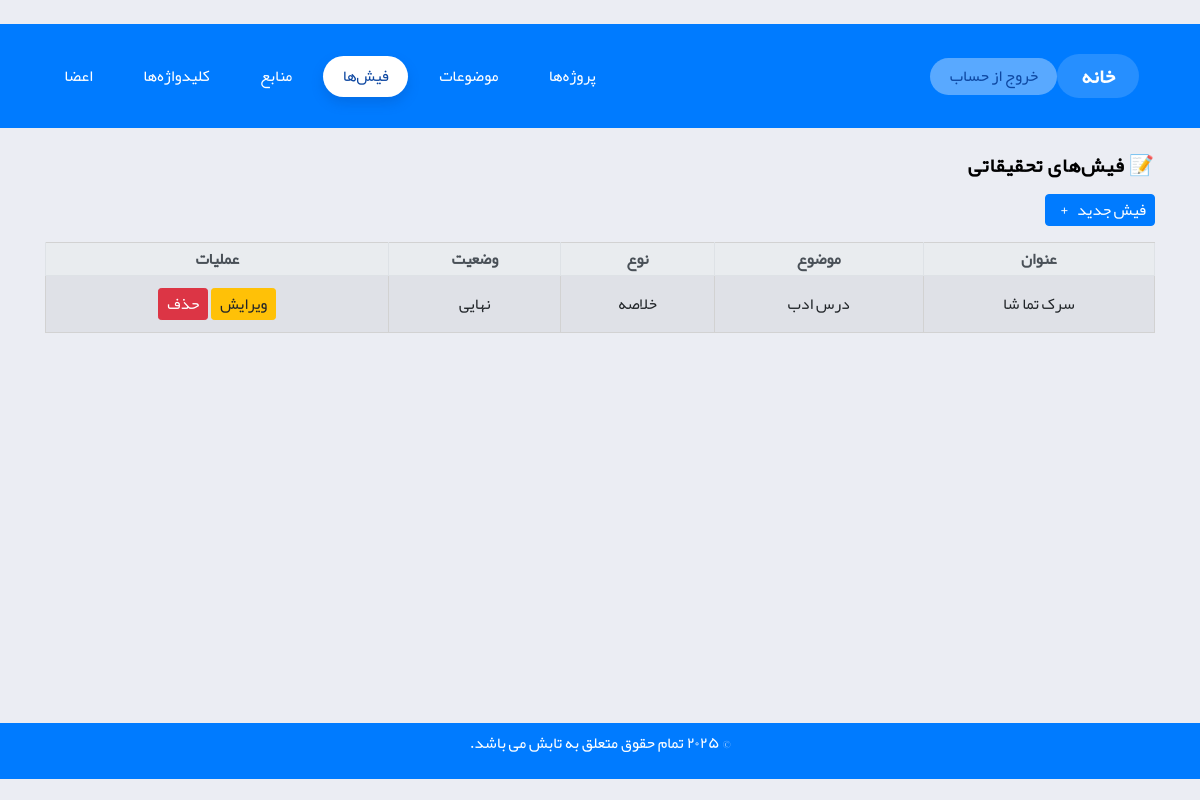
The page /notes/ (signed in) on the database its author committed.
### research/models.py (models this page shows, shortened)
class ResearchNote(models.Model):
    NOTE_TYPES = [
        ('quote', 'نقل قول'),
        ('summary', 'خلاصه'),
        ('idea', 'یادداشت شخصی'),
    ]
    STATUS_CHOICES = [
        ('draft', 'پیش‌نویس'),
        ('final', 'نهایی'),
    ]
    topic = models.ForeignKey(ResearchTopic, on_delete=models.CASCADE, related_name="notes", verbose_name="موضوع")
    user = models.ForeignKey(settings.AUTH_USER_MODEL, on_delete=models.CASCADE, verbose_name="کاربر")
    source = models.ForeignKey(Source, on_delete=models.SET_NULL, null=True, blank=True, verbose_name="منبع")
    title = models.CharField(max_length=200, verbose_name="عنوان فیش")
    content = models.TextField(verbose_name="متن فیش")
    note_type = models.CharField(max_length=20, choices=NOTE_TYPES, default='summary', verbose_name="نوع فیش")
    status = models.CharField(max_length=10, choices=STATUS_CHOICES, default='draft', verbose_name="وضعیت")
    created_at = models.DateTimeField(auto_now_add=True, verbose_name="تاریخ ثبت")
    class Meta:
        verbose_name = "فیش تحقیقاتی"
        verbose_name_plural = "فیش‌های تحقیقاتی"

class ResearchTopic(models.Model):
    project = models.ForeignKey(ResearchProject, on_delete=models.CASCADE, related_name="topics", verbose_name="پروژه")
    title = models.CharField(max_length=200, verbose_name="عنوان موضوع")
    description = models.TextField(blank=True, verbose_name="توضیحات")
    created_at = models.DateTimeField(auto_now_add=True, verbose_name="تاریخ ایجاد")
    class Meta:
        verbose_name = "موضوع تحقیق"
        verbose_name_plural = "موضوعات تحقیق"

### research/views.py (the view)
# urls.py: path("notes/", views.note_list, name="note_list"),
@login_required
def note_list(request):
    notes = (
        ResearchNote.objects.filter(user=request.user)
        .select_related("topic", "source")
        .prefetch_related("keywords")
        .order_by("-created_at")
    )
    return render(request, "research/note_list.html", {"notes": notes})

### templates/research/note_list.html (shortened to what this page needs)
{% extends 'base.html' %}
{% block content %}
<div class="container py-4">
  <h3 class="mb-3 text-right">📝 فیش‌های تحقیقاتی</h3>
  <div class="text-right">
    <a href="{% url 'note_create' %}" class="btn btn-primary mb-3"> فیش جدید <i class="fa-solid fa-plus"></i></a>
  </div>
  <div class="table-responsive">
    <table class="table table-striped text-right">
      <thead class="thead-light">
        <tr>
          <th>عنوان</th>
          <th>موضوع</th>
          <th>نوع</th>
          <th>وضعیت</th>
          <th class="text-center">عملیات</th>
        </tr>
      </thead>
      <tbody>
        {% for note in notes %}
          <tr>
            <td>{{ note.title }}</td>
            <td>{{ note.topic.title }}</td>
            <td>{{ note.get_note_type_display }}</td>
            <td>{{ note.get_status_display }}</td>
            <td class="text-center">
              <a href="{% url 'note_update' note.id %}" class="btn btn-sm btn-warning">ویرایش</a>
              <a href="{% url 'note_delete' note.id %}" class="btn btn-sm btn-danger">حذف</a>
            </td>
          </tr>
        {% empty %}
          <tr>
            <td colspan="5" class="text-center text-muted">هیچ فیـشی ثبت نشده است.</td>
          </tr>
        {% endfor %}
      </tbody>
    </table>
  </div>
</div>
{% endblock %}

### ResearchProject/static/css/custom.css (style rules this page uses)
.btn { padding: 3px 8px !important; font-size: 16px; cursor: pointer; }

### templates/base.html (style rules this page uses)
:root { font-family: "Yekan", sans-serif; }
body, body *:not(i) { font-family: "Yekan", sans-serif !important; }

### rows shown on the page
ResearchNote: title "سرک تما شا", topic "درس ادب", note_type "خلاصه", status "نهایی"
